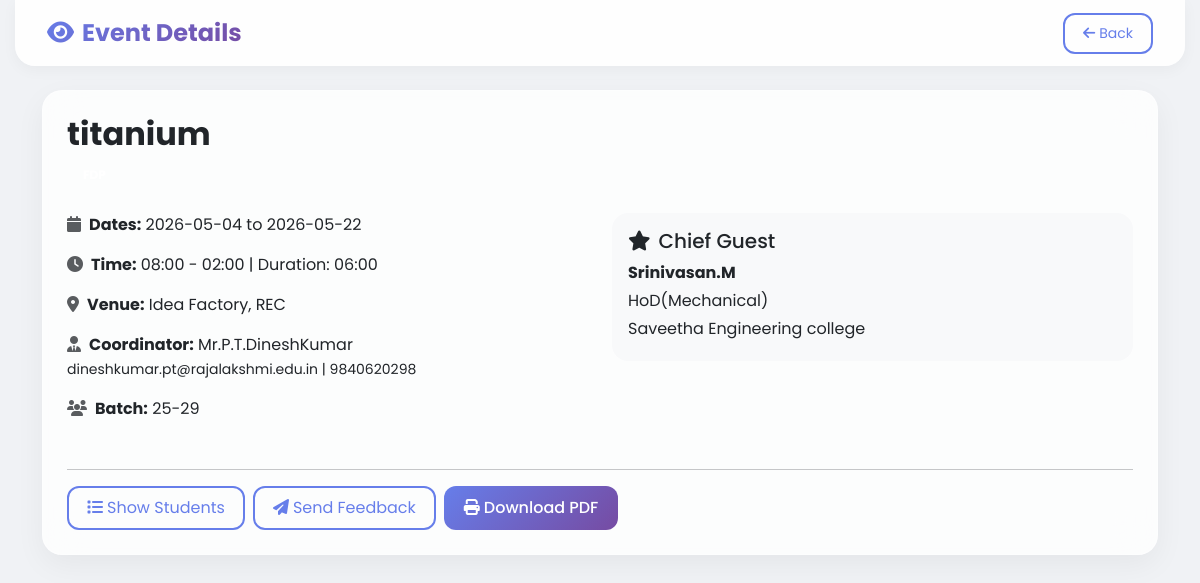
Screenshot of /event/2 (signed in) with the database file from the repository.
### tables this page shows
CREATE TABLE events (
            id INTEGER PRIMARY KEY AUTOINCREMENT,
            faculty_email TEXT NOT NULL,
            academic_year TEXT,
            semester TEXT,
            event_type TEXT,
            other_event_type TEXT,
            title TEXT,
            start_date TEXT,
            end_date TEXT,
            start_time TEXT,
            end_time TEXT,
            duration TEXT,
            venue TEXT,
            coordinator_name TEXT,
            coordinator_contact TEXT,
            coordinator_email TEXT,
            batch TEXT,
            flier_filename TEXT,
            permission_filename TEXT,
            chief_guest_name TEXT,
            chief_guest_designation TEXT,
            chief_guest_institution TEXT,
            chief_guest_profile_filename TEXT,
            chief_guest_url TEXT,
            created_at TIMESTAMP DEFAULT CURRENT_TIMESTAMP
        );

### app.py (the view, shortened to what this page needs)
@app.route('/event/<int:event_id>')
@login_required()
def view_event(event_id):
    conn = get_db()
    event = conn.execute("SELECT * FROM events WHERE id=?", (event_id,)).fetchone()
    conn.close()
    if not event:
        flash('Event not found.', 'danger')
        return redirect(url_for('dashboard'))
    return render_template('view_event.html', event=event)

### app.py (called while the page is built)
def get_db():
    conn = sqlite3.connect('database.db')
    conn.row_factory = sqlite3.Row
    return conn

def login_required(role=None):
    from functools import wraps
    def decorator(f):
        @wraps(f)
        def wrapper(*args, **kwargs):
            if 'email' not in session:
                flash('Please log in first.', 'warning')
                return redirect(url_for('login'))
            if role and session.get('role') != role:
                flash('Access denied.', 'danger')
                return redirect(url_for('dashboard'))
            return f(*args, **kwargs)
        return wrapper
    return decorator

### templates/view_event.html (shortened to what this page needs)
{% extends "base.html" %}
{% block body_content %}
<nav class="navbar navbar-expand-lg navbar-custom sticky-top">
  <div class="container-fluid">
    <a class="navbar-brand" href="#"><i class="fa-solid fa-eye me-2"></i>Event Details</a>
    <a href="{{ url_for('dashboard') }}" class="btn btn-outline-grad btn-sm"><i class="fa-solid fa-arrow-left me-1"></i>Back</a>
  </div>
</nav>
<div class="container py-4">
    <div class="glass-card p-4">
        <h2 class="fw-bold">{{ event.title }}</h2>
        <span class="badge bg-gradient-primary text-white px-3 py-2 rounded-pill">{{ event.event_type }}{% if event.other_event_type %} - {{ event.other_event_type }}{% endif %}</span>
        <div class="row mt-4">
            <div class="col-md-6">
                <p><i class="fa-solid fa-calendar me-2 text-muted"></i><strong>Dates:</strong> {{ event.start_date }} to {{ event.end_date }}</p>
                <p><i class="fa-solid fa-clock me-2 text-muted"></i><strong>Time:</strong> {{ event.start_time }} - {{ event.end_time }} | Duration: {{ event.duration }}</p>
                <p><i class="fa-solid fa-location-dot me-2 text-muted"></i><strong>Venue:</strong> {{ event.venue }}</p>
                <p><i class="fa-solid fa-user-tie me-2 text-muted"></i><strong>Coordinator:</strong> {{ event.coordinator_name }}<br>
                <small>{{ event.coordinator_email }} | {{ event.coordinator_contact }}</small></p>
                <p><i class="fa-solid fa-users me-2 text-muted"></i><strong>Batch:</strong> {{ event.batch }}</p>
            </div>
            <div class="col-md-6">
                <div class="p-3 bg-light rounded-4">
                    <h5><i class="fa-solid fa-star me-2"></i>Chief Guest</h5>
                    <p class="mb-1"><strong>{{ event.chief_guest_name }}</strong></p>
                    <p class="mb-1">{{ event.chief_guest_designation }}</p>
                    <p class="mb-1">{{ event.chief_guest_institution }}</p>
                </div>
            </div>
        </div>
        <hr>
        <div class="d-flex flex-wrap gap-2">
            {% if session.role == 'faculty' %}
                <a href="{{ url_for('show_participants', event_id=event.id) }}" class="btn btn-outline-grad"><i class="fa-solid fa-list me-1"></i>Show Students</a>
                <a href="{{ url_for('send_feedback', event_id=event.id) }}" class="btn btn-outline-grad"><i class="fa-solid fa-paper-plane me-1"></i>Send Feedback</a>
                <a href="{{ url_for('print_event', event_id=event.id) }}" class="btn btn-grad"><i class="fa-solid fa-print me-1"></i>Download PDF</a>
            {% else %}
                <a href="{{ url_for('give_feedback', event_id=event.id) }}" class="btn btn-grad"><i class="fa-solid fa-comment me-1"></i>Give Feedback</a>
            {% endif %}
        </div>
    </div>
</div>
{% endblock %}

### templates/base.html (style rules this page uses)
:root { --primary-gradient: linear-gradient(135deg, #667eea 0%, #764ba2 100%); --sidebar-width: 260px; --bg-light: #f8f9fc; --glass-bg: rgba(255,255,255,0.85); --card-shadow: 0 10px 30px rgba(0,0,0,0.08); --hover-shadow: 0 15px 35px rgba(0,0,0,0.12); }
* { font-family: 'Poppins', sans-serif; }
body { background: #f0f2f5; min-height: 100vh; }
.glass-card { background: rgba(255,255,255,0.8); backdrop-filter: blur(20px); -webkit-backdrop-filter: blur(20px); border-radius: 20px; border: 1px solid rgba(255,255,255,0.3); box-shadow: 0 10px 30px rgba(0,0,0,0.05); transition: all 0.3s ease; }
.btn-grad { background: var(--primary-gradient); border: none; color: white; font-weight: 500; border-radius: 12px; padding: 10px 20px; transition: all 0.3s ease; }
.btn-outline-grad { background: transparent; border: 2px solid #667eea; color: #667eea; border-radius: 12px; padding: 8px 18px; transition: all 0.3s; }
.navbar-custom { background: rgba(255,255,255,0.9); backdrop-filter: blur(10px); box-shadow: 0 4px 15px rgba(0,0,0,0.04); border-radius: 0 0 20px 20px; margin: 0 15px; padding: 10px 20px; }
.navbar-brand { font-weight: 700; background: var(--primary-gradient); -webkit-background-clip: text; -webkit-text-fill-color: transparent; background-clip: text; font-size: 1.5rem; }

### rows the page displays
events: title "titanium", start_date "2026-05-04", end_date "2026-05-22", start_time "08:00", end_time "02:00", duration "06:00", venue "Idea Factory, REC", coordinator_name "Mr.P.T.DineshKumar", coordinator_email "dineshkumar.pt@rajalakshmi.edu.in", coordinator_contact "9840620298", batch "25-29", chief_guest_name "Srinivasan.M", chief_guest_designation "HoD(Mechanical)", chief_guest_institution "Saveetha Engineering college"
